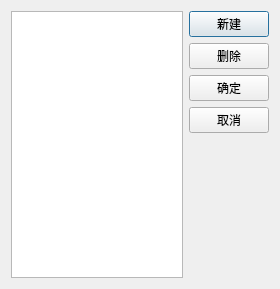
<?xml version="1.0" encoding="UTF-8"?>
<ui version="4.0">
 <class>TelephoneGroupsDialog</class>
 <widget class="QDialog" name="TelephoneGroupsDialog">
  <property name="geometry">
   <rect>
    <x>0</x>
    <y>0</y>
    <width>280</width>
    <height>289</height>
   </rect>
  </property>
  <property name="windowTitle">
   <string>电话分组</string>
  </property>
  <layout class="QHBoxLayout" name="horizontalLayout_2">
   <item>
    <layout class="QHBoxLayout" name="horizontalLayout">
     <item>
      <widget class="QTableView" name="tableView"/>
     </item>
     <item>
      <layout class="QVBoxLayout" name="verticalLayout">
       <item>
        <widget class="QPushButton" name="newPushButton">
         <property name="text">
          <string>新建</string>
         </property>
        </widget>
       </item>
       <item>
        <widget class="QPushButton" name="delPushButton">
         <property name="text">
          <string>删除</string>
         </property>
        </widget>
       </item>
       <item>
        <widget class="QPushButton" name="okPushButton">
         <property name="text">
          <string>确定</string>
         </property>
        </widget>
       </item>
       <item>
        <widget class="QPushButton" name="cancelPushButton">
         <property name="text">
          <string>取消</string>
         </property>
        </widget>
       </item>
       <item>
        <spacer name="verticalSpacer">
         <property name="orientation">
          <enum>Qt::Vertical</enum>
         </property>
         <property name="sizeHint" stdset="0">
          <size>
           <width>20</width>
           <height>40</height>
          </size>
         </property>
        </spacer>
       </item>
      </layout>
     </item>
    </layout>
   </item>
  </layout>
 </widget>
 <resources/>
 <connections/>
</ui>
